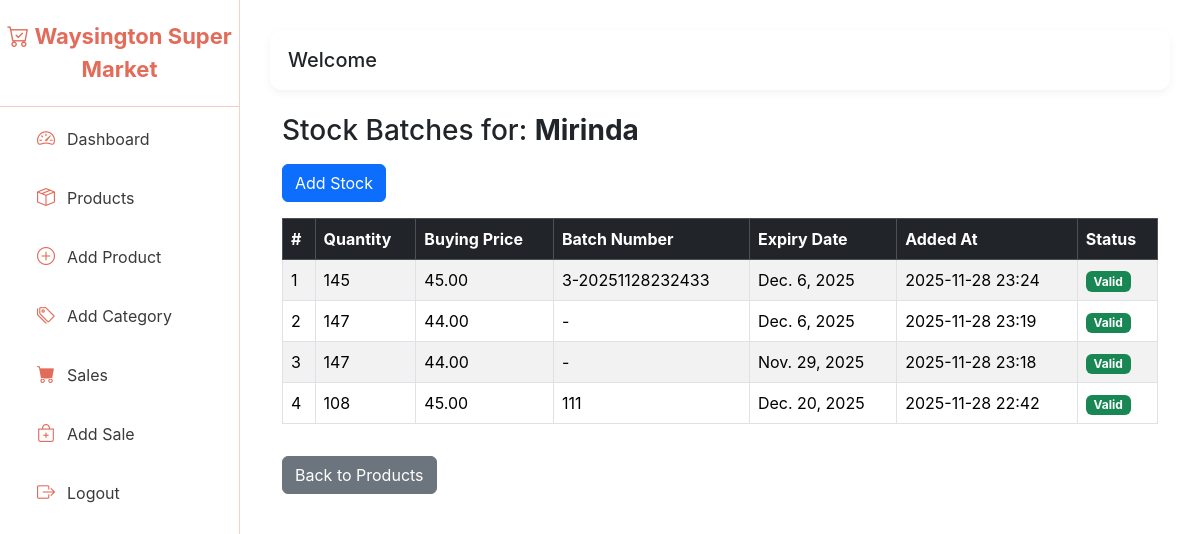
The page /myapp/products/3/batches/ on the database its author committed.
### myapp/models.py (models this page shows, shortened)
class Product(models.Model):
    name = models.CharField(max_length=200)
    category = models.ForeignKey(Category, on_delete=models.SET_NULL, null=True)
    barcode = models.CharField(max_length=100, blank=True, null=True)
    selling_price = models.DecimalField(max_digits=10, decimal_places=2)  # retail price
    created_at = models.DateTimeField(auto_now_add=True)

class Stock(models.Model):
    product = models.ForeignKey(Product,related_name="batches", on_delete=models.CASCADE)
    quantity = models.PositiveIntegerField()
    buying_price = models.DecimalField(max_digits=10, decimal_places=2)
    batch_number = models.CharField(max_length=100, blank=True, null=True)
    expiry_date = models.DateField(blank=True, null=True)
    added_at = models.DateTimeField(auto_now_add=True)
    def is_expired(self):
        return self.expiry_date and self.expiry_date < date.today()

### myapp/views.py (the view)
# urls.py: path('products/<int:product_id>/batches/', views.product_batches, name='product_batches'),
def product_batches(request, product_id):
    product = get_object_or_404(Product, id=product_id)
    batches = Stock.objects.filter(product=product).order_by('-added_at')
    return render(request, 'product_batches.html', {
        'product': product,
        'batches': batches
    })

### template/product_batches.html
{% extends "base.html" %}
{% block content %}
<div class="container mt-4">
    <h3 class="mb-3">Stock Batches for: <strong>{{ product.name }}</strong></h3>
    <a href="{% url 'add_stock' %}" class="btn btn-primary mb-3">
        Add Stock
    </a>
    {% if batches %}
    <table class="table table-bordered table-striped">
        <thead class="table-dark">
            <tr>
                <th>#</th>
                <th>Quantity</th>
                <th>Buying Price</th>
                <th>Batch Number</th>
                <th>Expiry Date</th>
                <th>Added At</th>
                <th>Status</th>
            </tr>
        </thead>
        <tbody>
            {% for batch in batches %}
            <tr>
                <td>{{ forloop.counter }}</td>
                <td>{{ batch.quantity }}</td>
                <td>{{ batch.buying_price }}</td>
                <td>{{ batch.batch_number|default:"-" }}</td>
                <td>
                    {% if batch.expiry_date %}
                        {{ batch.expiry_date }}
                    {% else %}
                        -
                    {% endif %}
                </td>
                <td>{{ batch.added_at|date:"Y-m-d H:i" }}</td>
                <td>
                    {% if batch.is_expired %}
                        <span class="badge bg-danger">Expired</span>
                    {% else %}
                        <span class="badge bg-success">Valid</span>
                    {% endif %}
                </td>
            </tr>
            {% endfor %}
        </tbody>
    </table>
    {% else %}
    <div class="alert alert-warning">
        No stock batches found for this product.
    </div>
    {% endif %}
    <a href="{% url 'products' %}" class="btn btn-secondary mt-3">Back to Products</a>
</div>
{% endblock %}

### template/base.html (style rules this page uses)
:root { --coral: #ff7f6b; --coral-dark: #e36b59; --coral-light: #ff9e8c; --sidebar-bg: white; --sidebar-text: #3a3a3a; --sidebar-hover: #ffe5e0; --accent: #ff7f6b; }
body { font-family: 'Inter', sans-serif; }

### rows shown on the page
Product: name "Mirinda"
Stock: quantity "145", buying_price "45.00", batch_number "3-20251128232433", expiry_date "Dec. 6, 2025", added_at "2025-11-28 23:24", shows "Valid"
Stock: quantity "147", buying_price "44.00", batch_number "-", expiry_date "Dec. 6, 2025", added_at "2025-11-28 23:19", shows "Valid"
Stock: quantity "147", buying_price "44.00", batch_number "-", expiry_date "Nov. 29, 2025", added_at "2025-11-28 23:18", shows "Valid"
Stock: quantity "108", buying_price "45.00", batch_number "111", expiry_date "Dec. 20, 2025", added_at "2025-11-28 22:42", shows "Valid"
